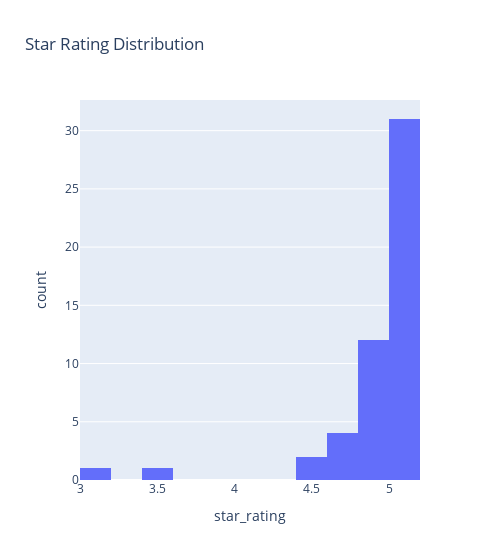

The cell this chart's notebook holds for it:
### Code cell
px.histogram(df, 'star_rating', width=500, title='Star Rating Distribution')

### Figure 1 — Plotly figure (JSON) as saved in the notebook; plotly's stock layout.template omitted (floating-point values rounded to 4 significant figures)
{"data": [{"alignmentgroup": "True", "bingroup": "x", "hovertemplate": "star_rating=%{x}<br>count=%{y}<extra></extra>", "legendgroup": "", "marker": {"color": "#636efa", "pattern": {"shape": ""}}, "name": "", "offsetgroup": "", "orientation": "v", "showlegend": false, "type": "histogram", "x": [4.8, 4.8, 5, 4.7, 5, 4.8, 5, 5, 5, 5, 4.9, 5, 5, 5, 4.8, 5, 4.9, 4.9, 4.9, 5, 5, 5, 5, 5, 5, 5, 5, 5, 4.8, 5, 3, 5, 3.4, 4.6, 4.6, 5, 4.7, 4.9, 4.4, 5, 4.9, 5, 5, 5, 5, 5, 4.9, 4.5, 5, 5, 5], "xaxis": "x", "yaxis": "y"}], "layout": {"barmode": "relative", "legend": {"tracegroupgap": 0}, "title": {"text": "Star Rating Distribution"}, "width": 500, "xaxis": {"anchor": "y", "domain": [0, 1], "title": {"text": "star_rating"}}, "yaxis": {"anchor": "x", "domain": [0, 1], "title": {"text": "count"}}}}
